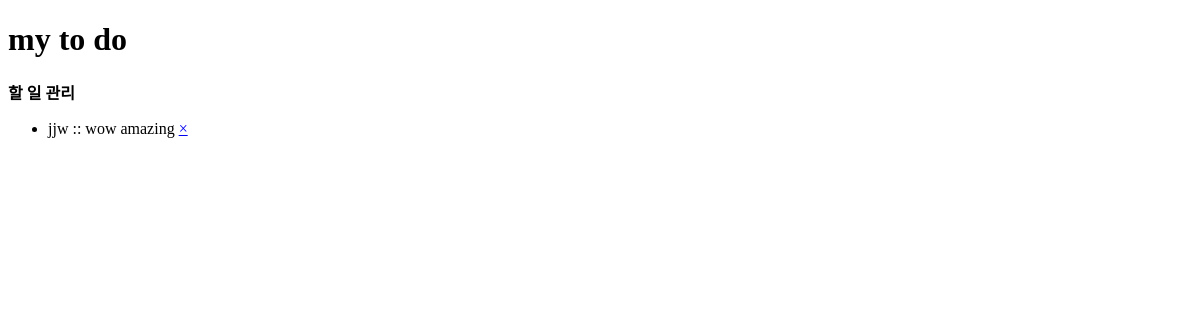
The app's page /todo/list/, older data.
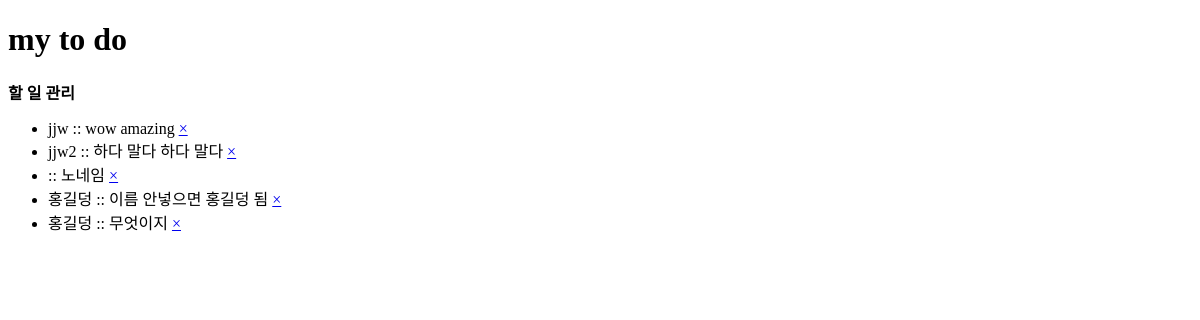
The same page, newer data.
### todo/models.py (models this page shows, shortened)
class Todo(models.Model):
    name = models.CharField('NAME', max_length=5, blank=True)
    todo = models.CharField('TODO', max_length=50)

### todo/views.py (the view)
# urls.py: path('list/', views.TodoLV.as_view(), name='list'),
class TodoLV(ListView):
    model = Todo # 테이블
    template_name = 'todo/todo_list.html'

### todo/templates/todo/todo_list.html (shortened to what this page needs)
<!DOCTYPE html>
<html>
<head>
</head>
<body>
    <div id='app'>
        <h1>my to do</h1>
        <strong>할 일 관리</strong>
        <ul>
            {% for todo in object_list %}
            <li>
                <span>{{ todo.name }} :: {{ todo.todo }}</span>
                <span><a href="{% url 'todo:delete' todo.id %}">&#x00D7</a></span>
            </li>
            {% endfor %}
        </ul>
    </div>
</body>
</html>

Row changes from the older to the newer data that the page shows:
added Todo: name "jjw2", todo "하다 말다 하다 말다"
added Todo: todo "노네임"
added Todo: name "홍길덩", todo "이름 안넣으면 홍길덩 됨"
added Todo: name "홍길덩", todo "무엇이지"
